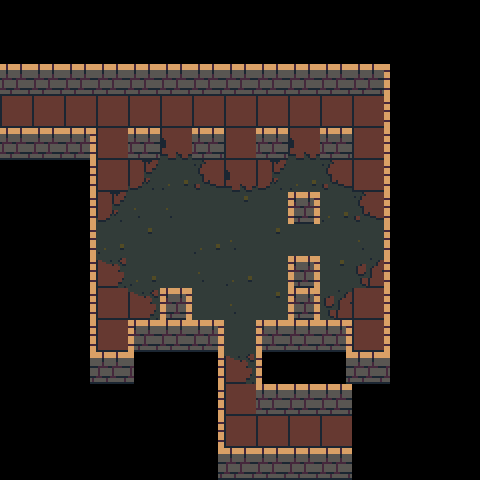

A level layout from a 2D game, rendered from its tile map. Below: a short description, then the map file with its tile-grid data intact:
An orthogonal 15x15 tile map with 32x32 px tiles, 3 tile layers (death, walls, ground) and 9 objects (4x enemy, 2x connection, 2x torch, block).

<map version="1.0" tiledversion="1.0.3" orientation="orthogonal" renderorder="right-down" width="15" height="15" tilewidth="32" tileheight="32" nextobjectid="58">
 <properties>
  <property name="number" value="40" />
 </properties>
 <tileset firstgid="1" source="brown.tsx" />
 <layer name="death" width="15" height="15">
  <data encoding="csv">
0,0,0,0,0,0,0,0,0,0,0,0,0,0,0,
0,0,0,0,0,0,0,0,0,0,0,0,0,0,0,
0,0,0,0,0,0,0,0,0,0,0,0,0,0,0,
0,0,0,0,0,0,0,0,0,0,0,0,0,0,0,
0,0,0,0,0,0,0,0,0,0,0,0,0,0,0,
0,0,0,0,0,0,0,0,0,0,0,0,0,0,0,
0,0,0,0,0,0,0,0,0,0,0,0,0,0,0,
0,0,0,0,0,0,0,0,0,0,0,0,0,0,0,
0,0,0,0,0,0,0,0,0,0,0,0,0,0,0,
0,0,0,0,0,0,0,0,0,0,0,0,0,0,0,
0,0,0,0,0,0,0,0,0,0,0,0,0,0,0,
0,0,0,0,0,0,0,0,0,0,0,0,0,0,0,
0,0,0,0,0,0,0,0,0,0,0,0,0,0,0,
0,0,0,0,0,0,0,0,0,0,0,0,0,0,0,
0,0,0,0,0,0,0,0,0,0,0,0,0,0,0
</data>
 </layer>
 <layer name="walls" width="15" height="15">
  <data encoding="csv">
0,0,0,0,0,0,0,0,0,0,0,0,0,0,0,
0,0,0,0,0,0,0,0,0,0,0,0,0,0,0,
12,12,12,12,12,12,12,12,12,12,12,12,15,0,0,
72,0,0,0,0,0,0,0,0,0,0,0,15,0,0,
12,12,23,0,12,0,12,0,12,0,12,0,15,0,0,
0,0,14,0,0,0,0,0,0,0,0,0,15,0,0,
0,0,14,0,0,0,0,0,0,33,0,0,15,0,0,
0,0,14,0,0,0,0,0,0,0,0,0,15,0,0,
0,0,14,0,0,0,0,0,0,33,0,0,15,0,0,
0,0,14,0,0,33,0,0,0,33,0,0,15,0,0,
0,0,14,0,22,12,23,0,22,12,23,0,15,0,0,
0,0,24,12,21,0,14,0,15,0,24,12,21,0,0,
0,0,0,0,0,0,14,0,12,12,12,0,0,0,0,
0,0,0,0,0,0,14,0,0,0,72,0,0,0,0,
0,0,0,0,0,0,24,12,12,12,12,0,0,0,0
</data>
 </layer>
 <layer name="ground" width="15" height="15">
  <data encoding="csv">
0,0,0,0,0,0,0,0,0,0,0,0,0,0,0,
0,0,0,0,0,0,0,0,0,0,0,0,0,0,0,
0,0,0,0,0,0,0,0,0,0,0,0,0,0,0,
0,72,72,72,72,72,72,72,72,72,72,72,0,0,0,
0,0,0,72,0,82,0,72,0,82,0,72,0,0,0,
0,0,0,72,83,27,81,82,83,27,81,72,0,0,0,
0,0,0,83,28,28,2,37,2,0,27,81,0,0,0,
0,0,0,27,37,2,27,28,37,2,2,28,0,0,0,
0,0,0,63,27,2,28,27,2,0,37,61,0,0,0,
0,0,0,72,63,0,2,28,37,0,61,72,0,0,0,
0,0,0,72,0,0,0,2,0,0,0,72,0,0,0,
0,0,0,0,0,0,0,63,0,0,0,0,0,0,0,
0,0,0,0,0,0,0,72,0,0,0,0,0,0,0,
0,0,0,0,0,0,0,72,72,72,0,0,0,0,0,
0,0,0,0,0,0,0,0,0,0,0,0,0,0,0
</data>
 </layer>
 <objectgroup name="objects">
  <object id="9" name="85" type="connection" x="32" y="96" width="32" height="32">
   <properties>
    <property name="dir" value="right" />
    <property name="to" value="84" />
   </properties>
  </object>
  <object id="10" name="86" type="connection" x="288" y="416" width="32" height="32">
   <properties>
    <property name="dir" value="left" />
    <property name="to" value="87" />
   </properties>
  </object>
  <object id="47" type="enemy" x="288" y="224" width="32" height="32">
   <properties>
    <property name="dir" value="left" />
   </properties>
  </object>
  <object id="52" type="enemy" x="160" y="192" width="32" height="32">
   <properties>
    <property name="dir" value="right" />
   </properties>
  </object>
  <object id="53" type="enemy" x="160" y="256" width="32" height="32">
   <properties>
    <property name="dir" value="right" />
   </properties>
  </object>
  <object id="54" type="enemy" x="160" y="224" width="32" height="32">
   <properties>
    <property name="dir" value="left" />
   </properties>
  </object>
  <object id="55" type="torch" x="160" y="64" width="32" height="32" />
  <object id="56" type="torch" x="288" y="64" width="32" height="32" />
  <object id="57" type="block" x="224" y="128" width="32" height="32" />
 </objectgroup>
</map>
